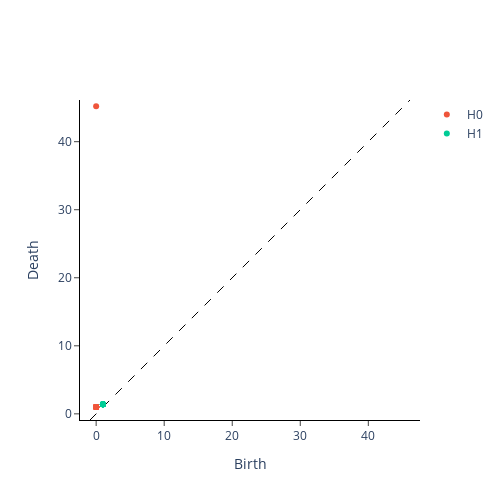

Notebook code for this chart:
### Code cell
from gtda.plotting import plot_diagram

plot_diagram(diagrams_basic[0])

### Figure 1 — Plotly figure (JSON) as saved in the notebook; plotly's stock layout.template omitted (floating-point values rounded to 4 significant figures)
{"data": [{"hoverinfo": "none", "line": {"color": "black", "dash": "dash", "width": 1}, "mode": "lines", "showlegend": false, "type": "scatter", "x": [-0.9044, 46.13], "y": [-0.9044, 46.13]}, {"hoverinfo": "text", "hovertext": ["(0.0, 1.0), multiplicity: 30", "(0.0, 1.0), multiplicity: 30", "(0.0, 1.0), multiplicity: 30", "(0.0, 1.0), multiplicity: 30", "(0.0, 1.0), multiplicity: 30", "(0.0, 1.0), multiplicity: 30", "(0.0, 1.0), multiplicity: 30", "(0.0, 1.0), multiplicity: 30", "(0.0, 1.0), multiplicity: 30", "(0.0, 1.0), multiplicity: 30", "(0.0, 1.0), multiplicity: 30", "(0.0, 1.0), multiplicity: 30", "(0.0, 1.0), multiplicity: 30", "(0.0, 1.0), multiplicity: 30", "(0.0, 1.0), multiplicity: 30", "(0.0, 1.0), multiplicity: 30", "(0.0, 1.0), multiplicity: 30", "(0.0, 1.0), multiplicity: 30", "(0.0, 1.0), multiplicity: 30", "(0.0, 1.0), multiplicity: 30", "(0.0, 1.0), multiplicity: 30", "(0.0, 1.0), multiplicity: 30", "(0.0, 1.0), multiplicity: 30", "(0.0, 1.0), multiplicity: 30", "(0.0, 1.0), multiplicity: 30", "(0.0, 1.0), multiplicity: 30", "(0.0, 1.0), multiplicity: 30", "(0.0, 1.0), multiplicity: 30", "(0.0, 1.0), multiplicity: 30", "(0.0, 1.0), multiplicity: 30", "(0.0, 45.221675872802734)"], "mode": "markers", "name": "H0", "type": "scatter", "x": [0, 0, 0, 0, 0, 0, 0, 0, 0, 0, 0, 0, 0, 0, 0, 0, 0, 0, 0, 0, 0, 0, 0, 0, 0, 0, 0, 0, 0, 0, 0], "y": [1, 1, 1, 1, 1, 1, 1, 1, 1, 1, 1, 1, 1, 1, 1, 1, 1, 1, 1, 1, 1, 1, 1, 1, 1, 1, 1, 1, 1, 1, 45.22]}, {"hoverinfo": "text", "hovertext": ["(1.0, 1.4142135381698608), multiplicity: 18", "(1.0, 1.4142135381698608), multiplicity: 18", "(1.0, 1.4142135381698608), multiplicity: 18", "(1.0, 1.4142135381698608), multiplicity: 18", "(1.0, 1.4142135381698608), multiplicity: 18", "(1.0, 1.4142135381698608), multiplicity: 18", "(1.0, 1.4142135381698608), multiplicity: 18", "(1.0, 1.4142135381698608), multiplicity: 18", "(1.0, 1.4142135381698608), multiplicity: 18", "(1.0, 1.4142135381698608), multiplicity: 18", "(1.0, 1.4142135381698608), multiplicity: 18", "(1.0, 1.4142135381698608), multiplicity: 18", "(1.0, 1.4142135381698608), multiplicity: 18", "(1.0, 1.4142135381698608), multiplicity: 18", "(1.0, 1.4142135381698608), multiplicity: 18", "(1.0, 1.4142135381698608), multiplicity: 18", "(1.0, 1.4142135381698608), multiplicity: 18", "(1.0, 1.4142135381698608), multiplicity: 18"], "mode": "markers", "name": "H1", "type": "scatter", "x": [1, 1, 1, 1, 1, 1, 1, 1, 1, 1, 1, 1, 1, 1, 1, 1, 1, 1], "y": [1.414, 1.414, 1.414, 1.414, 1.414, 1.414, 1.414, 1.414, 1.414, 1.414, 1.414, 1.414, 1.414, 1.414, 1.414, 1.414, 1.414, 1.414]}, {"hoverinfo": "text", "hovertext": [], "mode": "markers", "name": "H2", "type": "scatter", "x": [], "y": []}], "layout": {"height": 500, "plot_bgcolor": "white", "width": 500, "xaxis": {"autorange": false, "exponentformat": "e", "linecolor": "black", "linewidth": 1, "mirror": false, "range": [-0.9044, 46.13], "showexponent": "all", "showline": true, "side": "bottom", "ticks": "outside", "title": {"text": "Birth"}, "type": "linear", "zeroline": true}, "yaxis": {"autorange": false, "exponentformat": "e", "linecolor": "black", "linewidth": 1, "mirror": false, "range": [-0.9044, 46.13], "scaleanchor": "x", "scaleratio": 1, "showexponent": "all", "showline": true, "side": "left", "ticks": "outside", "title": {"text": "Death"}, "type": "linear", "zeroline": true}}}
